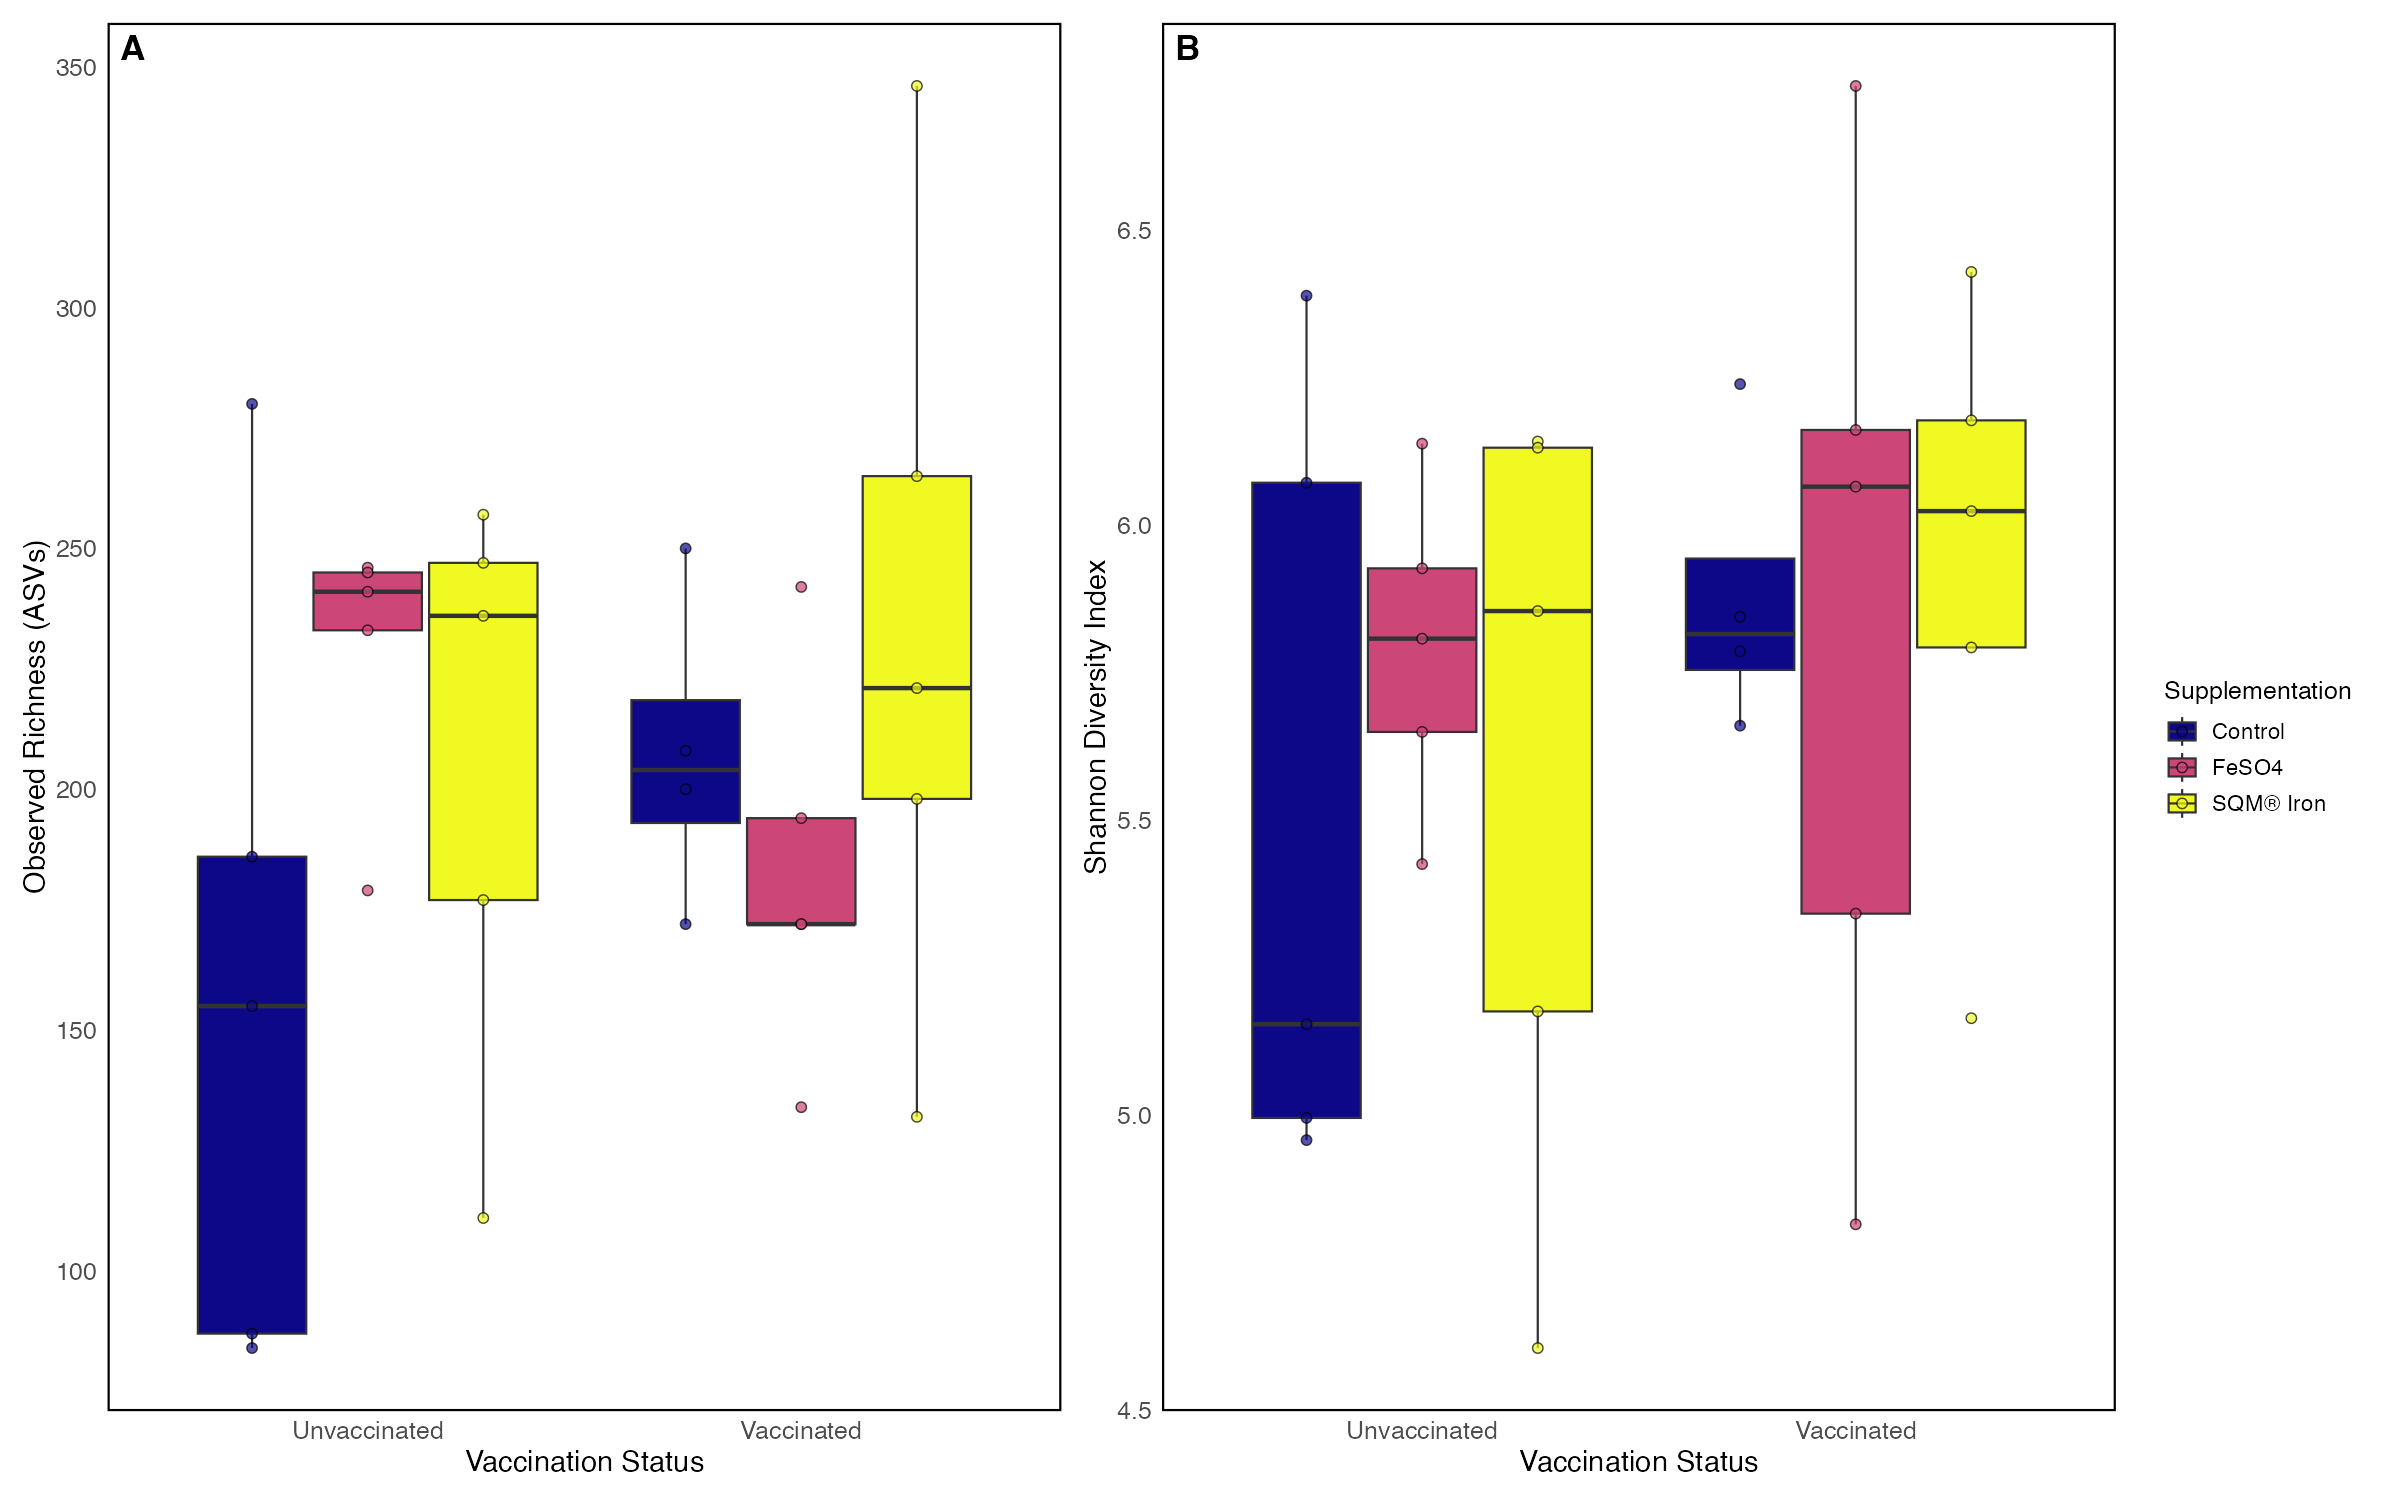

This chart was generated by the following R code:
#!/usr/bin/env Rscript
# composite_alpha_diversity_plot.R
#
# Creates a composite figure with two subplots and shared legend:
# - Left panel: Observed Richness (ASV/OTU counts)  
# - Right panel: Shannon Diversity Index
# Both panels show vaccination status (x-axis) vs iron supplementation (fill color)
# -------------------------------------------------------------------------

library(qiime2R)
library(ggplot2)
library(dplyr)
library(patchwork)
library(cowplot)  # for get_legend function

# Load env vars and utility
readRenviron(".Renviron")

# Source metadata utility
source("utils/metadata_utils.R")

# -------------------------------
# Load Shannon Diversity Data
# -------------------------------

# Read the exported Shannon diversity TSV file
shannon_path <- file.path(Sys.getenv("BASE_DATA_PATH"), "rarefied_shannon.tsv")
shannon_data <- read.table(shannon_path, header = TRUE, sep = "\t", stringsAsFactors = FALSE)
names(shannon_data)[1] <- "sampleid"
names(shannon_data)[2] <- "shannon"

# -------------------------------
# Load Observed Features (Richness) Data
# -------------------------------

# Read the exported observed features TSV file
observed_features_path <- file.path(Sys.getenv("BASE_DATA_PATH"), "rarefied_observed_features.tsv")
observed_features_data <- read.table(observed_features_path, header = TRUE, sep = "\t", stringsAsFactors = FALSE)
names(observed_features_data)[1] <- "sampleid"
names(observed_features_data)[2] <- "observed_features"

cat("Loaded observed features data for", nrow(observed_features_data), "samples\n")

# -------------------------------
# Load and Merge Metadata
# -------------------------------

# Load and clean metadata
treatment_data <- load_clean_metadata()

# Merge data
merged_shannon <- merge(treatment_data, shannon_data, by = "sampleid", all.x = TRUE)
merged_richness <- merge(treatment_data, observed_features_data, by = "sampleid", all.x = TRUE)

# Check that we have both datasets
cat("Shannon data:", nrow(merged_shannon), "samples\n")
cat("Richness data:", nrow(merged_richness), "samples\n")

# Remove any samples with missing data
merged_shannon <- merged_shannon[!is.na(merged_shannon$shannon), ]
merged_richness <- merged_richness[!is.na(merged_richness$observed_features), ]

# Find common samples between both datasets
common_samples <- intersect(merged_shannon$sampleid, merged_richness$sampleid)
merged_shannon <- merged_shannon[merged_shannon$sampleid %in% common_samples, ]
merged_richness <- merged_richness[merged_richness$sampleid %in% common_samples, ]

cat("Final dataset:", length(common_samples), "samples with both metrics\n")

# -------------------------------
# Prepare Treatment Variables (consistent for both datasets)
# -------------------------------

prepare_plot_data <- function(merged_data) {
  # Convert treatment variables to factors
  merged_data$vaccine <- factor(merged_data$vaccine, levels = c("0", "1"))
  merged_data$FeSO4 <- factor(merged_data$FeSO4, levels = c("0", "1"))
  merged_data$SQMFe <- factor(merged_data$SQMFe, levels = c("0", "1"))
  
  # Label vaccination status for readability
  merged_data$vaccine_label <- factor(merged_data$vaccine,
                                      levels = c("0", "1"),
                                      labels = c("Unvaccinated", "Vaccinated"))
  
  # Derive a single Supplement variable with Control category
  plot_data <- merged_data %>%
    mutate(Supplement = dplyr::case_when(
      FeSO4 == "1" & SQMFe == "0" ~ "FeSO4",
      FeSO4 == "0" & SQMFe == "1" ~ "SQM® Iron",
      FeSO4 == "0" & SQMFe == "0" ~ "Control",
      TRUE ~ "Other"  # fallback in case both supplements applied
    )) %>%
    # keep only the categories of interest (Control, FeSO4, SQMFe)
    filter(Supplement %in% c("Control", "FeSO4", "SQM® Iron"))
  
  plot_data$Supplement <- factor(plot_data$Supplement,
                                 levels = c("Control", "FeSO4", "SQM® Iron"))
  
  return(plot_data)
}

# Prepare both datasets
shannon_plot_data <- prepare_plot_data(merged_shannon)
richness_plot_data <- prepare_plot_data(merged_richness)

# -------------------------------
# Create Base Plot Theme (matching existing Shannon plot)
# -------------------------------

base_theme <- theme_minimal() +
  theme(panel.grid.major = element_blank(),
        panel.grid.minor = element_blank(),
        axis.text = element_text(size = 12),
        axis.title = element_text(size = 14),
        legend.title = element_text(size = 12),
        legend.text = element_text(size = 11),
        panel.border = element_rect(colour = "black", fill = NA, linewidth = 1),
        plot.title = element_text(size = 16, hjust = 0.5, face = "bold"))

# -------------------------------
# Create Observed Richness Plot (Left Panel)
# -------------------------------

richness_plot <- ggplot(richness_plot_data,
                        aes(x = vaccine_label, y = observed_features, fill = Supplement)) +
  geom_boxplot(position = position_dodge(width = 0.8), outlier.shape = NA) +
  geom_jitter(position = position_dodge(width = 0.8),
              alpha = 0.7, size = 2, shape = 21, colour = "black") +
  labs(x = "Vaccination Status",
       y = "Observed Richness (ASVs)",
       fill = "Supplementation") +
  base_theme +
  scale_fill_viridis_d(option = "plasma") +
  annotate("text", x = -Inf, y = Inf, label = "A", 
           hjust = -0.5, vjust = 1.5, size = 6, fontface = "bold")

# -------------------------------
# Create Shannon Diversity Plot (Right Panel)
# -------------------------------

shannon_plot <- ggplot(shannon_plot_data,
                       aes(x = vaccine_label, y = shannon, fill = Supplement)) +
  geom_boxplot(position = position_dodge(width = 0.8), outlier.shape = NA) +
  geom_jitter(position = position_dodge(width = 0.8),
              alpha = 0.7, size = 2, shape = 21, colour = "black") +
  labs(x = "Vaccination Status",
       y = "Shannon Diversity Index",
       fill = "Supplementation") +
  base_theme +
  scale_fill_viridis_d(option = "plasma") +
  annotate("text", x = -Inf, y = Inf, label = "B", 
           hjust = -0.5, vjust = 1.5, size = 6, fontface = "bold")

# -------------------------------
# Combine Plots with Shared Legend
# -------------------------------

# Extract legend from one of the plots
legend <- get_legend(shannon_plot)

# Remove legends from individual plots
richness_plot_no_legend <- richness_plot + theme(legend.position = "none")
shannon_plot_no_legend <- shannon_plot + theme(legend.position = "none")

# Combine plots using patchwork
composite_plot <- richness_plot_no_legend + shannon_plot_no_legend + 
  plot_layout(ncol = 2)

# Add shared legend on the right
final_plot <- composite_plot + legend + 
  plot_layout(ncol = 3, widths = c(4, 4, 1))

# -------------------------------
# Display and Save Plot
# -------------------------------

print(final_plot)

# Save high-quality PNG
cat("Saving composite alpha diversity plot...\n")
ggsave(
  filename = "AlphaAnalysis/composite_alpha_diversity_plot.tiff",
  plot = final_plot,
  width = 16,
  height = 10,
  dpi = 600,
  bg = "white"
)

cat("Composite plot saved as: AlphaAnalysis/composite_alpha_diversity_plot.tiff\n")

# Also save as PNG for preview
ggsave(
  filename = "AlphaAnalysis/composite_alpha_diversity_plot.png",
  plot = final_plot,
  width = 16,
  height = 10,
  dpi = 150,
  bg = "white"
)

cat("Preview PNG saved as: AlphaAnalysis/composite_alpha_diversity_plot.png\n")

# -------------------------------
# Print Summary Statistics
# -------------------------------

cat("\n=== Summary Statistics ===\n")
cat("Observed Richness by Treatment:\n")
richness_summary <- richness_plot_data %>%
  group_by(vaccine_label, Supplement) %>%
  summarise(
    n = n(),
    mean_richness = round(mean(observed_features, na.rm = TRUE), 1),
    sd_richness = round(sd(observed_features, na.rm = TRUE), 1),
    .groups = "drop"
  )
print(richness_summary)

cat("\nShannon Diversity by Treatment:\n")
shannon_summary <- shannon_plot_data %>%
  group_by(vaccine_label, Supplement) %>%
  summarise(
    n = n(),
    mean_shannon = round(mean(shannon, na.rm = TRUE), 2),
    sd_shannon = round(sd(shannon, na.rm = TRUE), 2),
    .groups = "drop"
  )
print(shannon_summary)

cat("\nComposite figure created successfully!\n")
cat("Figure shows observed richness (ASVs/OTUs) on the left and Shannon diversity on the right.\n")
cat("Both panels use the same treatment structure with shared legend.\n")

# -------------------------------
# Statistical Analysis for Both Metrics
# -------------------------------

library(rcompanion)

cat("\n=== Statistical Analysis: Observed Richness ===\n")
cat("Scheirer-Ray-Hare test (non-parametric 2-way ANOVA):\n")
richness_stats <- scheirerRayHare(observed_features ~ vaccine_label * Supplement, data = richness_plot_data)
print(richness_stats)

cat("\n=== Statistical Analysis: Shannon Diversity ===\n")
cat("Scheirer-Ray-Hare test (non-parametric 2-way ANOVA):\n")
shannon_stats <- scheirerRayHare(shannon ~ vaccine_label * Supplement, data = shannon_plot_data)
print(shannon_stats)

# -------------------------------
# Save Statistical Results as CSV and Tables
# -------------------------------

library(gridExtra)
library(grid)
library(gtable)

# Format richness stats for output (include all rows including Residuals)
richness_results <- data.frame(
  Effect = rownames(richness_stats),
  Df = richness_stats$Df,
  Sum_Sq = round(richness_stats$`Sum Sq`, 2),
  H_statistic = round(richness_stats$H, 3),
  p_value = round(richness_stats$p.value, 5),
  stringsAsFactors = FALSE
)

# Add Total row for richness
total_df_richness <- sum(richness_stats$Df, na.rm = TRUE)
total_sum_sq_richness <- sum(richness_stats$`Sum Sq`, na.rm = TRUE)
richness_results <- rbind(richness_results, 
                         data.frame(Effect = "Total", 
                                   Df = total_df_richness,
                                   Sum_Sq = round(total_sum_sq_richness, 2),
                                   H_statistic = NA,
                                   p_value = NA,
                                   stringsAsFactors = FALSE))

# Format shannon stats for output (include all rows including Residuals)
shannon_results <- data.frame(
  Effect = rownames(shannon_stats),
  Df = shannon_stats$Df,
  Sum_Sq = round(shannon_stats$`Sum Sq`, 2),
  H_statistic = round(shannon_stats$H, 3),
  p_value = round(shannon_stats$p.value, 5),
  stringsAsFactors = FALSE
)

# Add Total row for shannon
total_df_shannon <- sum(shannon_stats$Df, na.rm = TRUE)
total_sum_sq_shannon <- sum(shannon_stats$`Sum Sq`, na.rm = TRUE)
shannon_results <- rbind(shannon_results,
                        data.frame(Effect = "Total", 
                                  Df = total_df_shannon,
                                  Sum_Sq = round(total_sum_sq_shannon, 2),
                                  H_statistic = NA,
                                  p_value = NA,
                                  stringsAsFactors = FALSE))

# Save CSV files
write.csv(richness_results, "AlphaAnalysis/observed_richness_stats.csv", row.names = FALSE)
write.csv(shannon_results, "AlphaAnalysis/shannon_diversity_stats.csv", row.names = FALSE)

cat("Statistical results saved as CSV files:\n")
cat("- AlphaAnalysis/observed_richness_stats.csv\n")
cat("- AlphaAnalysis/shannon_diversity_stats.csv\n")

# Create formatted tables matching other manuscript tables
create_stats_table <- function(stats_df, filename_base) {
  # Keep all rows including Residuals and Total
  display_stats <- stats_df
  
  # Clean up effect names for better display
  display_stats$Effect <- gsub("vaccine_label", "Vaccine", display_stats$Effect)
  display_stats$Effect <- gsub("Supplement", "Iron Supplement", display_stats$Effect)
  display_stats$Effect <- gsub("Vaccine:Iron Supplement", "Vaccine × Iron Supplement", display_stats$Effect)
  
  # Format column names for display (removed Significance column)
  colnames(display_stats) <- c("Effect", "df", "Sum Sq", "H", "p-value")
  
  # Create publication-style table grob with proper styling
  table_grob <- tableGrob(
    display_stats,
    rows = NULL,
    theme = ttheme_minimal(
      core = list(
        fg_params = list(cex = 0.9, fontface = "plain"),
        bg_params = list(fill = "white", col = "white", lwd = 0)
      ),
      colhead = list(
        fg_params = list(cex = 0.9, fontface = "bold"),
        bg_params = list(fill = "white", col = "white", lwd = 0)
      ),
      rowhead = list(
        fg_params = list(cex = 0.9),
        bg_params = list(fill = "white", col = "white", lwd = 0)
      )
    )
  )
  
  # Add horizontal line UNDER the header (matching other tables)
  table_grob <- gtable_add_grob(
    table_grob,
    grobs = segmentsGrob(x0 = unit(0, "npc"), x1 = unit(1, "npc"), 
                        y0 = unit(0, "npc"), y1 = unit(0, "npc"),
                        gp = gpar(lwd = 1.5, col = "black")),
    t = 1, b = 1, l = 1, r = ncol(table_grob)
  )
  
  return(list(table_grob = table_grob, display_data = display_stats))
}

# Generate table images
richness_table_result <- create_stats_table(richness_results, "observed_richness_stats_table")
shannon_table_result <- create_stats_table(shannon_results, "shannon_diversity_stats_table")

# Save richness table
richness_table_grob <- richness_table_result$table_grob
richness_display_data <- richness_table_result$display_data

tiff_height_richness <- max(3, nrow(richness_display_data) * 0.25 + 1)
tiff("AlphaAnalysis/observed_richness_stats_table.tiff", 
     width = 10, height = tiff_height_richness, units = "in", res = 300)
grid.draw(richness_table_grob)
dev.off()

png("AlphaAnalysis/observed_richness_stats_table.png", 
    width = 10, height = tiff_height_richness, units = "in", res = 150)
grid.draw(richness_table_grob)
dev.off()

# Save shannon table  
shannon_table_grob <- shannon_table_result$table_grob
shannon_display_data <- shannon_table_result$display_data

tiff_height_shannon <- max(3, nrow(shannon_display_data) * 0.25 + 1)
tiff("AlphaAnalysis/shannon_diversity_stats_table.tiff", 
     width = 10, height = tiff_height_shannon, units = "in", res = 300)
grid.draw(shannon_table_grob)
dev.off()

png("AlphaAnalysis/shannon_diversity_stats_table.png", 
    width = 10, height = tiff_height_shannon, units = "in", res = 150)
grid.draw(shannon_table_grob)
dev.off()

cat("Statistical tables saved as images:\n")
cat("- AlphaAnalysis/observed_richness_stats_table.tiff/.png\n")
cat("- AlphaAnalysis/shannon_diversity_stats_table.tiff/.png\n") 
